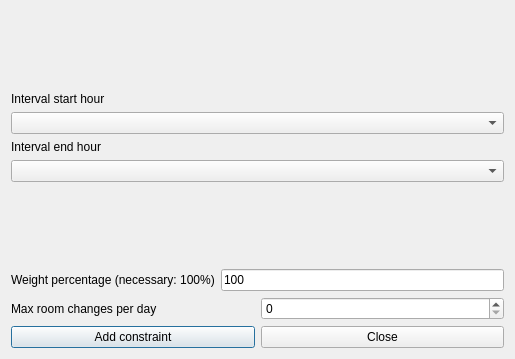
<?xml version="1.0" encoding="UTF-8"?>
<ui version="4.0">
 <class>AddConstraintStudentsMaxRoomChangesPerRealDayInIntervalForm_template</class>
 <widget class="QDialog" name="AddConstraintStudentsMaxRoomChangesPerRealDayInIntervalForm_template">
  <property name="geometry">
   <rect>
    <x>0</x>
    <y>0</y>
    <width>514</width>
    <height>359</height>
   </rect>
  </property>
  <property name="windowTitle">
   <string extracomment="This is the title of the dialog to add a new constraint of this type">Add students max room changes per real day in interval</string>
  </property>
  <layout class="QGridLayout" name="gridLayout">
   <item row="0" column="0">
    <spacer name="spacer1">
     <property name="orientation">
      <enum>Qt::Vertical</enum>
     </property>
     <property name="sizeType">
      <enum>QSizePolicy::Expanding</enum>
     </property>
     <property name="sizeHint" stdset="0">
      <size>
       <width>20</width>
       <height>21</height>
      </size>
     </property>
    </spacer>
   </item>
   <item row="3" column="0">
    <spacer name="verticalSpacer">
     <property name="orientation">
      <enum>Qt::Vertical</enum>
     </property>
     <property name="sizeHint" stdset="0">
      <size>
       <width>493</width>
       <height>24</height>
      </size>
     </property>
    </spacer>
   </item>
   <item row="2" column="0">
    <layout class="QVBoxLayout" name="verticalLayout_2">
     <item>
      <widget class="QLabel" name="endTextLabel">
       <property name="frameShape">
        <enum>QFrame::NoFrame</enum>
       </property>
       <property name="frameShadow">
        <enum>QFrame::Plain</enum>
       </property>
       <property name="text">
        <string>Interval end hour</string>
       </property>
       <property name="wordWrap">
        <bool>false</bool>
       </property>
      </widget>
     </item>
     <item>
      <widget class="QComboBox" name="endHourComboBox">
       <property name="editable">
        <bool>false</bool>
       </property>
       <property name="insertPolicy">
        <enum>QComboBox::NoInsert</enum>
       </property>
       <property name="duplicatesEnabled">
        <bool>false</bool>
       </property>
      </widget>
     </item>
    </layout>
   </item>
   <item row="6" column="0">
    <layout class="QHBoxLayout">
     <item>
      <widget class="QPushButton" name="addConstraintPushButton">
       <property name="text">
        <string>Add constraint</string>
       </property>
      </widget>
     </item>
     <item>
      <widget class="QPushButton" name="closePushButton">
       <property name="text">
        <string>Close</string>
       </property>
      </widget>
     </item>
    </layout>
   </item>
   <item row="4" column="0">
    <layout class="QHBoxLayout">
     <item>
      <widget class="QLabel" name="weightTextLabel">
       <property name="frameShape">
        <enum>QFrame::NoFrame</enum>
       </property>
       <property name="frameShadow">
        <enum>QFrame::Plain</enum>
       </property>
       <property name="text">
        <string>Weight percentage (necessary: 100%)</string>
       </property>
       <property name="wordWrap">
        <bool>false</bool>
       </property>
      </widget>
     </item>
     <item>
      <widget class="QLineEdit" name="weightLineEdit">
       <property name="text">
        <string notr="true">100</string>
       </property>
      </widget>
     </item>
    </layout>
   </item>
   <item row="1" column="0">
    <layout class="QVBoxLayout" name="verticalLayout">
     <item>
      <widget class="QLabel" name="startTextLabel">
       <property name="frameShape">
        <enum>QFrame::NoFrame</enum>
       </property>
       <property name="frameShadow">
        <enum>QFrame::Plain</enum>
       </property>
       <property name="text">
        <string>Interval start hour</string>
       </property>
       <property name="wordWrap">
        <bool>false</bool>
       </property>
      </widget>
     </item>
     <item>
      <widget class="QComboBox" name="startHourComboBox">
       <property name="editable">
        <bool>false</bool>
       </property>
       <property name="insertPolicy">
        <enum>QComboBox::NoInsert</enum>
       </property>
       <property name="duplicatesEnabled">
        <bool>false</bool>
       </property>
      </widget>
     </item>
    </layout>
   </item>
   <item row="5" column="0">
    <layout class="QHBoxLayout">
     <item>
      <widget class="QLabel" name="textLabel1">
       <property name="text">
        <string>Max room changes per day</string>
       </property>
       <property name="wordWrap">
        <bool>false</bool>
       </property>
      </widget>
     </item>
     <item>
      <widget class="QSpinBox" name="maxChangesSpinBox"/>
     </item>
    </layout>
   </item>
  </layout>
 </widget>
 <layoutdefault spacing="6" margin="11"/>
 <resources/>
 <connections/>
</ui>
